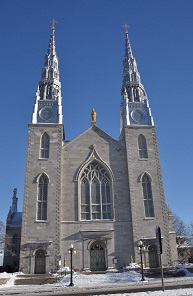
//> input picture Udemy/OpenCV 3 - Advanced Image Detection and Reconstruction/Code/images/church01.jpg, 193 x 296 px
$ ./minify.1 '../../../OpenCV 3 - Advanced Image Detection and Reconstruction/Code/images/church01.jpg'   (built with g++ and OpenCV 4)
//> lines starting //> are read from the running program, lines starting //| are printed output that depends on the picture; after the words box and inside, x2 and y2 are one past the last pixel; in counts of white or black regions, pixels touching at a corner belong together
#include <opencv2/highgui.hpp>
#include <opencv2/imgproc.hpp> // for image filtering functions
int main(int argc, const char* argv[])
{
    using namespace cv;
    Mat img = imread(argv[1]);
//> img is the input picture: 296 rows x 193 cols, CV_8UC3; mean B, G, R 139.1, 109.3, 92.8
    imshow("Source", img);

    Mat blurred;
    GaussianBlur(img, blurred, {9,9}, 3, 3);
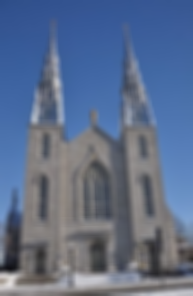
//> blurred: 296 rows x 193 cols, CV_8UC3; mean B, G, R 139, 109.3, 92.8
    imshow("Blurred", blurred);
    waitKey();

    Mat mask = cv::Mat::zeros(img.size(), img.type());
    const auto WHITE = Scalar::all(255);
    rectangle(mask, Rect(0, img.rows/2+100, img.cols, 150), WHITE, -1);
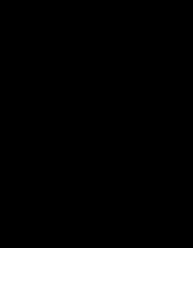
//> mask: 296 rows x 193 cols, CV_8UC3; 16.2% white; 1 white region, box (x1, y1, x2, y2) and area: (0, 248, 193, 296) 9264
    imshow("Mask", mask);

    blur(mask, mask, { 50,50 });
    imshow("Mask Blurred", mask);
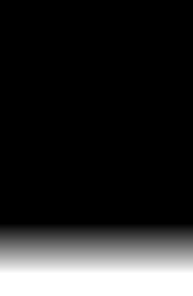
//> window 'Mask Blurred': 296 rows x 193 cols, CV_8UC3; min 0, max 255, mean 40.9
    waitKey();

    return EXIT_SUCCESS;
}

$ run again, on Udemy/OpenCV 3 - Advanced Image Detection and Reconstruction/Code/images/church03.jpg
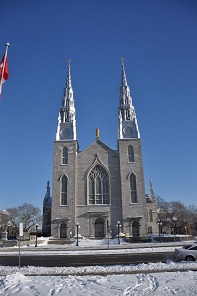
//> input picture Udemy/OpenCV 3 - Advanced Image Detection and Reconstruction/Code/images/church03.jpg, 197 x 296 px
//> img is the input picture: 296 rows x 197 cols, CV_8UC3; mean B, G, R 143.2, 107.3, 87.5
//> `GaussianBlur(img, blurred, {9,9}, 3, 3);`:
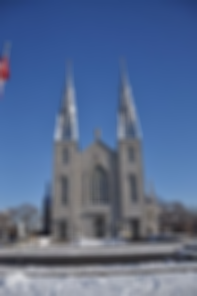
//> blurred: 296 rows x 197 cols, CV_8UC3; mean B, G, R 143.2, 107.3, 87.5
//> mask: 296 rows x 197 cols, CV_8UC3; 16.2% white; 1 white region, box (x1, y1, x2, y2) and area: (0, 248, 197, 296) 9456
